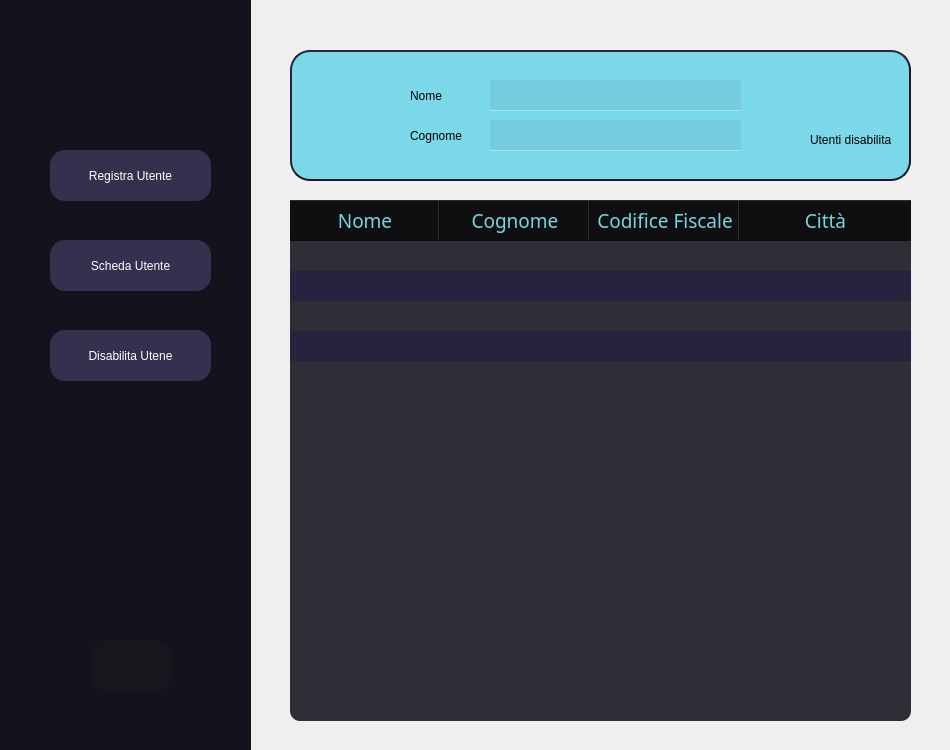
<?xml version="1.0" encoding="UTF-8"?>
<ui version="4.0">
 <class>MainWindow</class>
 <widget class="QMainWindow" name="MainWindow">
  <property name="geometry">
   <rect>
    <x>0</x>
    <y>0</y>
    <width>950</width>
    <height>750</height>
   </rect>
  </property>
  <property name="minimumSize">
   <size>
    <width>950</width>
    <height>750</height>
   </size>
  </property>
  <property name="maximumSize">
   <size>
    <width>950</width>
    <height>750</height>
   </size>
  </property>
  <property name="windowTitle">
   <string>Utenti</string>
  </property>
  <widget class="QWidget" name="centralwidget">
   <widget class="QFrame" name="frame">
    <property name="geometry">
     <rect>
      <x>290</x>
      <y>50</y>
      <width>621</width>
      <height>131</height>
     </rect>
    </property>
    <property name="styleSheet">
     <string notr="true">border-radius: 20px;
border-style: outset;
border-width: 2px;
border-color:rgb(27,25,39);
background-color:rgba(0, 192, 225, 125)</string>
    </property>
    <property name="frameShape">
     <enum>QFrame::StyledPanel</enum>
    </property>
    <property name="frameShadow">
     <enum>QFrame::Raised</enum>
    </property>
    <widget class="QLabel" name="label_2">
     <property name="geometry">
      <rect>
       <x>120</x>
       <y>70</y>
       <width>61</width>
       <height>31</height>
      </rect>
     </property>
     <property name="styleSheet">
      <string notr="true">border:none;
background-color:transparent;</string>
     </property>
     <property name="text">
      <string>Cognome</string>
     </property>
    </widget>
    <widget class="QLineEdit" name="surnameField">
     <property name="geometry">
      <rect>
       <x>200</x>
       <y>70</y>
       <width>251</width>
       <height>31</height>
      </rect>
     </property>
     <property name="styleSheet">
      <string notr="true">border:none;
background-color: rgba(23, 28, 78, 17);
color:rgb(255, 255, 255);
font: 14pt &quot;Source Code Pro for Powerline&quot;;
border:none;
border-bottom: 1px solid rgba(255, 255, 255, 100);
</string>
     </property>
     <property name="text">
      <string/>
     </property>
     <property name="placeholderText">
      <string/>
     </property>
    </widget>
    <widget class="QLabel" name="label">
     <property name="geometry">
      <rect>
       <x>120</x>
       <y>30</y>
       <width>51</width>
       <height>31</height>
      </rect>
     </property>
     <property name="styleSheet">
      <string notr="true">border:none;
background-color:transparent;</string>
     </property>
     <property name="text">
      <string>Nome</string>
     </property>
    </widget>
    <widget class="QLineEdit" name="nameField">
     <property name="geometry">
      <rect>
       <x>200</x>
       <y>30</y>
       <width>251</width>
       <height>31</height>
      </rect>
     </property>
     <property name="styleSheet">
      <string notr="true">border:none;
background-color: rgba(23, 28, 78, 17);
color:rgb(255, 255, 255);
font: 14pt &quot;Source Code Pro for Powerline&quot;;
border:none;
border-bottom: 1px solid rgba(255, 255, 255, 100);
</string>
     </property>
     <property name="placeholderText">
      <string/>
     </property>
    </widget>
    <widget class="QCheckBox" name="checkBoxUserDisabled">
     <property name="geometry">
      <rect>
       <x>500</x>
       <y>80</y>
       <width>101</width>
       <height>20</height>
      </rect>
     </property>
     <property name="styleSheet">
      <string notr="true">border:none;
background-color:transparent;</string>
     </property>
     <property name="text">
      <string>Utenti disabilitati</string>
     </property>
    </widget>
   </widget>
   <widget class="QFrame" name="frame_3">
    <property name="geometry">
     <rect>
      <x>0</x>
      <y>0</y>
      <width>251</width>
      <height>831</height>
     </rect>
    </property>
    <property name="styleSheet">
     <string notr="true">border:none;
background-color:rgb(20, 18, 29)</string>
    </property>
    <property name="frameShape">
     <enum>QFrame::StyledPanel</enum>
    </property>
    <property name="frameShadow">
     <enum>QFrame::Raised</enum>
    </property>
    <widget class="QPushButton" name="userButton">
     <property name="geometry">
      <rect>
       <x>50</x>
       <y>150</y>
       <width>161</width>
       <height>51</height>
      </rect>
     </property>
     <property name="styleSheet">
      <string notr="true">QPushButton 
{
border-radius:15px;
background-color: rgb(51, 49, 77);
color:rgb(255, 255, 255);
}
QPushButton::pressed
{
	background-color:rgb(30, 97, 255)
}</string>
     </property>
     <property name="text">
      <string>Registra Utente</string>
     </property>
     <property name="icon">
      <iconset>
       <normaloff>../img/Icona User.png</normaloff>../img/Icona User.png</iconset>
     </property>
     <property name="iconSize">
      <size>
       <width>40</width>
       <height>40</height>
      </size>
     </property>
    </widget>
    <widget class="QPushButton" name="schedaButton">
     <property name="geometry">
      <rect>
       <x>50</x>
       <y>240</y>
       <width>161</width>
       <height>51</height>
      </rect>
     </property>
     <property name="styleSheet">
      <string notr="true">QPushButton 
{
border-radius:15px;
background-color: rgb(51, 49, 77);
color:rgb(255, 255, 255);
}
QPushButton::pressed
{
	background-color:rgb(30, 97, 255)
}</string>
     </property>
     <property name="text">
      <string>Scheda Utente</string>
     </property>
     <property name="icon">
      <iconset>
       <normaloff>../img/Icona Dettaglio.png</normaloff>../img/Icona Dettaglio.png</iconset>
     </property>
     <property name="iconSize">
      <size>
       <width>40</width>
       <height>40</height>
      </size>
     </property>
    </widget>
    <widget class="QPushButton" name="disableButton">
     <property name="geometry">
      <rect>
       <x>50</x>
       <y>330</y>
       <width>161</width>
       <height>51</height>
      </rect>
     </property>
     <property name="styleSheet">
      <string notr="true">QPushButton 
{
border-radius:15px;
background-color: rgb(51, 49, 77);
color:rgb(255, 255, 255);
}
QPushButton::pressed
{
	background-color:rgb(30, 97, 255)
}</string>
     </property>
     <property name="text">
      <string>Disabilita Utene</string>
     </property>
     <property name="icon">
      <iconset>
       <normaloff>../img/Icona Scarta.png</normaloff>../img/Icona Scarta.png</iconset>
     </property>
     <property name="iconSize">
      <size>
       <width>40</width>
       <height>40</height>
      </size>
     </property>
    </widget>
    <widget class="QPushButton" name="backButton">
     <property name="geometry">
      <rect>
       <x>90</x>
       <y>640</y>
       <width>81</width>
       <height>51</height>
      </rect>
     </property>
     <property name="styleSheet">
      <string notr="true">QPushButton 
{
	border-radius:16px;
	background-color: rgb(24, 22, 29);
}
QPushButton::pressed
{
	background-color:rgb(95, 95, 95)
}</string>
     </property>
     <property name="text">
      <string/>
     </property>
     <property name="icon">
      <iconset>
       <normaloff>../img/Icona Indietro.png</normaloff>../img/Icona Indietro.png</iconset>
     </property>
     <property name="iconSize">
      <size>
       <width>40</width>
       <height>40</height>
      </size>
     </property>
    </widget>
    <widget class="QLabel" name="label_3">
     <property name="geometry">
      <rect>
       <x>90</x>
       <y>30</y>
       <width>81</width>
       <height>81</height>
      </rect>
     </property>
     <property name="styleSheet">
      <string notr="true">border:none;
background-color:transparent;</string>
     </property>
     <property name="text">
      <string/>
     </property>
     <property name="textFormat">
      <enum>Qt::RichText</enum>
     </property>
     <property name="pixmap">
      <pixmap>../img/Icona Utenti.png</pixmap>
     </property>
     <property name="scaledContents">
      <bool>true</bool>
     </property>
    </widget>
   </widget>
   <widget class="QLabel" name="label_6">
    <property name="geometry">
     <rect>
      <x>180</x>
      <y>-80</y>
      <width>911</width>
      <height>831</height>
     </rect>
    </property>
    <property name="text">
     <string/>
    </property>
    <property name="textFormat">
     <enum>Qt::RichText</enum>
    </property>
    <property name="pixmap">
     <pixmap>../../Downloads/wa-3.jpg</pixmap>
    </property>
    <property name="scaledContents">
     <bool>true</bool>
    </property>
   </widget>
   <widget class="QTableWidget" name="userTable">
    <property name="enabled">
     <bool>true</bool>
    </property>
    <property name="geometry">
     <rect>
      <x>290</x>
      <y>200</y>
      <width>621</width>
      <height>521</height>
     </rect>
    </property>
    <property name="sizePolicy">
     <sizepolicy hsizetype="Preferred" vsizetype="Preferred">
      <horstretch>40</horstretch>
      <verstretch>40</verstretch>
     </sizepolicy>
    </property>
    <property name="minimumSize">
     <size>
      <width>100</width>
      <height>200</height>
     </size>
    </property>
    <property name="sizeIncrement">
     <size>
      <width>0</width>
      <height>0</height>
     </size>
    </property>
    <property name="mouseTracking">
     <bool>false</bool>
    </property>
    <property name="tabletTracking">
     <bool>false</bool>
    </property>
    <property name="accessibleName">
     <string/>
    </property>
    <property name="autoFillBackground">
     <bool>false</bool>
    </property>
    <property name="styleSheet">
     <string notr="true">
QWidget{
	background-color: rgb(27, 25, 39);
font: 14pt &quot;Source Code Pro for Powerline&quot;;
background-color:qlineargradient(spread:reflect, x1:0, y1:0, x2:1, y2:0, stop:0 rgba(56, 54, 65, 255), stop:1 rgba(56, 54, 65, 130));
qproperty-alignment: 'AlignLeft';
background-color: rgb(16, 14, 23,220);
alternate-background-color: rgb(38, 35, 63);
color: white;
border:none;
border-radius:10px;
}

QHeaderView::section{
	font: 14pt bold;
	color:rgb(121, 212, 226);
	background-color:  rgba(11, 11, 13, 50);
	border-width: 5px;

}
</string>
    </property>
    <property name="lineWidth">
     <number>1</number>
    </property>
    <property name="verticalScrollBarPolicy">
     <enum>Qt::ScrollBarAsNeeded</enum>
    </property>
    <property name="horizontalScrollBarPolicy">
     <enum>Qt::ScrollBarAlwaysOff</enum>
    </property>
    <property name="dragDropOverwriteMode">
     <bool>true</bool>
    </property>
    <property name="alternatingRowColors">
     <bool>true</bool>
    </property>
    <property name="selectionBehavior">
     <enum>QAbstractItemView::SelectRows</enum>
    </property>
    <property name="showGrid">
     <bool>false</bool>
    </property>
    <property name="gridStyle">
     <enum>Qt::SolidLine</enum>
    </property>
    <property name="sortingEnabled">
     <bool>true</bool>
    </property>
    <property name="rowCount">
     <number>4</number>
    </property>
    <attribute name="horizontalHeaderVisible">
     <bool>true</bool>
    </attribute>
    <attribute name="horizontalHeaderCascadingSectionResizes">
     <bool>false</bool>
    </attribute>
    <attribute name="horizontalHeaderMinimumSectionSize">
     <number>50</number>
    </attribute>
    <attribute name="horizontalHeaderDefaultSectionSize">
     <number>150</number>
    </attribute>
    <attribute name="horizontalHeaderHighlightSections">
     <bool>false</bool>
    </attribute>
    <attribute name="horizontalHeaderShowSortIndicator" stdset="0">
     <bool>true</bool>
    </attribute>
    <attribute name="horizontalHeaderStretchLastSection">
     <bool>true</bool>
    </attribute>
    <attribute name="verticalHeaderVisible">
     <bool>false</bool>
    </attribute>
    <attribute name="verticalHeaderCascadingSectionResizes">
     <bool>false</bool>
    </attribute>
    <attribute name="verticalHeaderHighlightSections">
     <bool>true</bool>
    </attribute>
    <attribute name="verticalHeaderShowSortIndicator" stdset="0">
     <bool>false</bool>
    </attribute>
    <attribute name="verticalHeaderStretchLastSection">
     <bool>false</bool>
    </attribute>
    <row>
     <property name="text">
      <string>New Row</string>
     </property>
    </row>
    <row>
     <property name="text">
      <string>New Row</string>
     </property>
    </row>
    <row>
     <property name="text">
      <string>New Row</string>
     </property>
    </row>
    <row>
     <property name="text">
      <string>New Row</string>
     </property>
    </row>
    <column>
     <property name="text">
      <string>Nome</string>
     </property>
     <property name="font">
      <font>
       <weight>75</weight>
       <bold>true</bold>
      </font>
     </property>
    </column>
    <column>
     <property name="text">
      <string>Cognome</string>
     </property>
     <property name="font">
      <font>
       <weight>75</weight>
       <bold>true</bold>
      </font>
     </property>
    </column>
    <column>
     <property name="text">
      <string>Codifice Fiscale</string>
     </property>
    </column>
    <column>
     <property name="text">
      <string>Città</string>
     </property>
     <property name="font">
      <font>
       <weight>75</weight>
       <bold>true</bold>
      </font>
     </property>
    </column>
    <item row="0" column="0">
     <property name="text">
      <string/>
     </property>
     <property name="flags">
      <set>ItemIsEnabled</set>
     </property>
    </item>
   </widget>
   <widget class="QLabel" name="label_4">
    <property name="geometry">
     <rect>
      <x>300</x>
      <y>20</y>
      <width>51</width>
      <height>51</height>
     </rect>
    </property>
    <property name="text">
     <string/>
    </property>
    <property name="textFormat">
     <enum>Qt::RichText</enum>
    </property>
    <property name="pixmap">
     <pixmap>../img/search-3.png</pixmap>
    </property>
    <property name="scaledContents">
     <bool>true</bool>
    </property>
   </widget>
   <widget class="QLabel" name="label_5">
    <property name="geometry">
     <rect>
      <x>-1</x>
      <y>0</y>
      <width>951</width>
      <height>751</height>
     </rect>
    </property>
    <property name="text">
     <string/>
    </property>
    <property name="pixmap">
     <pixmap>../img/Sfondo.jpeg</pixmap>
    </property>
    <property name="scaledContents">
     <bool>true</bool>
    </property>
   </widget>
   <zorder>label_5</zorder>
   <zorder>label_6</zorder>
   <zorder>frame</zorder>
   <zorder>frame_3</zorder>
   <zorder>userTable</zorder>
   <zorder>label_4</zorder>
  </widget>
 </widget>
 <resources/>
 <connections/>
</ui>
